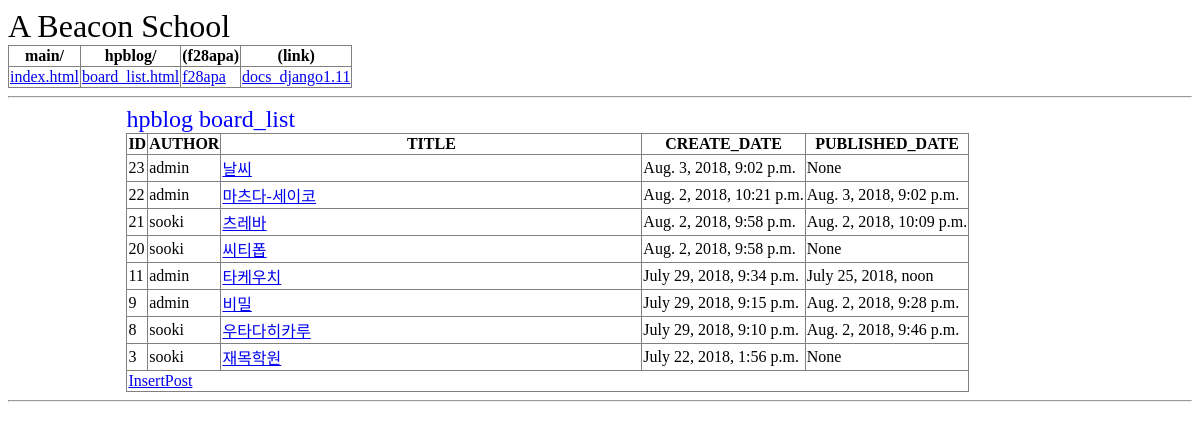
Page /hpblog/ on the committed database.
### hpblog/models.py (models this page shows, shortened)
class Post(models.Model):
    class Meta:
        verbose_name_plural = "Post"
    author = models.ForeignKey('auth.User', on_delete=models.CASCADE)
    title = models.CharField(max_length=200)
    content = models.TextField()
    create_date = models.DateTimeField(default=timezone.now)
    published_date = models.DateTimeField(blank=True, null=True)

### hpblog/views.py (the view)
def board_list(request):
    template = 'hpblog/board_list.html'
    post = Post.objects.order_by('-id')
    context = {'post': post}
    return render(request, template, context)

### hpblog/templates/hpblog/board_list.html
{% extends "base.html" %}
{% block content %}
	<div class='container'>
		<div class='pagetitle'>hpblog board_list</div>
		<table border='1px' class='table'>
			<tr>
				<th>ID</th>
				<th>AUTHOR</th>
				<th width="50%">TITLE</th>
				<th>CREATE_DATE</th>
				<th>PUBLISHED_DATE</th>
			</tr>
			{% for p in post %}
			<tr>
				<td>{{p.id}}</td>
				<td>{{p.author}}</td>
				<td>
					<a href="{% url 'board_item' %}{{p.id}}">
						{{p.title}}
					</a>
				</td>
				<td>{{p.create_date}}</td>
				<td>{{p.published_date}}</td>
			</tr>
			{% endfor %}
			<tr>
				<td colspan="5">
					<a href="{% url 'board_insert' %}">InsertPost</a>
				</td>
			</tr>
	</table>
	</div>
{% endblock %}

### templates/base.html (shortened to what this page needs)
{% load staticfiles %}
<!DOCTYPE html>
<html lang="en">
<head>
	<link rel="stylesheet" href="{% static 'style/common.css' %}">
</head>
<body>
	<header>
		<div id='maintitle' style='font-size:2em;'>A Beacon School</div>
		<table class='table' border='1px'>
			<tr>
				<th>main/</th>
				<th>hpblog/</th>
				<th>(f28apa)</th>
				<th>(link)</th>
			</tr>
			<tr>
				<td>
					<a href='/'>index.html</a>
				</td>
				<td>
					<a href='{% url 'board_list' %}'>board_list.html</a>
				</td>
				<td>
					<a href='http://118.219.216.145:10080/f28apa' target='_blank'>f28apa</a>
				</td>
				<td>
					<a href='https://docs.djangoproject.com/ko/1.11/' target='_blank'>docs_django1.11</a>
				</td>
			</tr>
		</table>
	</header>
	<hr>
	{% block content %}
	{% endblock %}
	<hr>
</body>
</html>

### static/style/common.css (style rules this page uses)
.table { border-collapse : collapse; border-color : gray; }
.pagetitle { color : blue; font-size : 1.5em; }
.container { align-content: center; padding-left: 10%; padding-right: 10%; width: 80%; }

### rows in the picture
Post: id "23", author "admin", title "날씨", create_date "Aug. 3, 2018, 9:02 p.m.", published_date "None"
Post: id "22", author "admin", title "마츠다-세이코", create_date "Aug. 2, 2018, 10:21 p.m.", published_date "Aug. 3, 2018, 9:02 p.m."
Post: id "21", author "sooki", title "츠레바", create_date "Aug. 2, 2018, 9:58 p.m.", published_date "Aug. 2, 2018, 10:09 p.m."
Post: id "20", author "sooki", title "씨티폽", create_date "Aug. 2, 2018, 9:58 p.m.", published_date "None"
Post: id "11", author "admin", title "타케우치", create_date "July 29, 2018, 9:34 p.m.", published_date "July 25, 2018, noon"
Post: id "9", author "admin", title "비밀", create_date "July 29, 2018, 9:15 p.m.", published_date "Aug. 2, 2018, 9:28 p.m."
Post: id "8", author "sooki", title "우타다히카루", create_date "July 29, 2018, 9:10 p.m.", published_date "Aug. 2, 2018, 9:46 p.m."
Post: id "3", author "sooki", title "재목학원", create_date "July 22, 2018, 1:56 p.m.", published_date "None"
